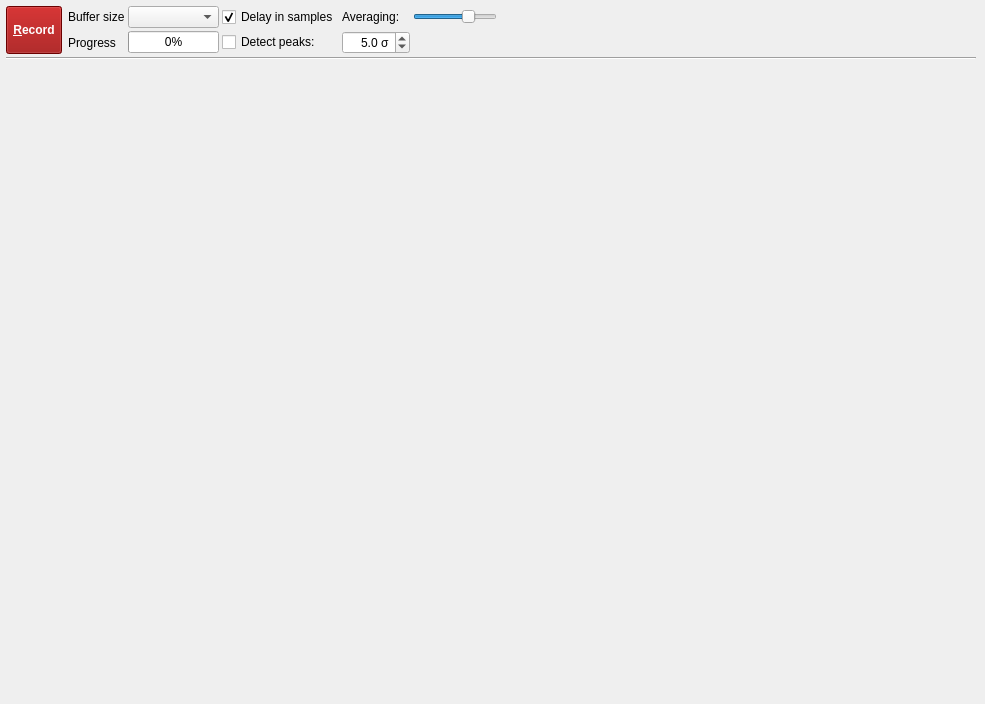
<?xml version="1.0" encoding="UTF-8"?>
<ui version="4.0">
 <class>FACTab</class>
 <widget class="QWidget" name="FACTab">
  <property name="geometry">
   <rect>
    <x>0</x>
    <y>0</y>
    <width>985</width>
    <height>704</height>
   </rect>
  </property>
  <property name="windowTitle">
   <string>Form</string>
  </property>
  <layout class="QGridLayout" name="gridLayout">
   <property name="leftMargin">
    <number>6</number>
   </property>
   <property name="topMargin">
    <number>6</number>
   </property>
   <property name="rightMargin">
    <number>6</number>
   </property>
   <property name="bottomMargin">
    <number>6</number>
   </property>
   <property name="spacing">
    <number>3</number>
   </property>
   <item row="1" column="1" rowspan="2">
    <widget class="QToolButton" name="recordButton">
     <property name="sizePolicy">
      <sizepolicy hsizetype="Fixed" vsizetype="Expanding">
       <horstretch>0</horstretch>
       <verstretch>0</verstretch>
      </sizepolicy>
     </property>
     <property name="font">
      <font>
       <weight>75</weight>
       <bold>true</bold>
      </font>
     </property>
     <property name="styleSheet">
      <string notr="true">background-color: #960000;
color: white;</string>
     </property>
     <property name="text">
      <string>&amp;Record</string>
     </property>
     <property name="checkable">
      <bool>true</bool>
     </property>
    </widget>
   </item>
   <item row="2" column="4">
    <widget class="QProgressBar" name="progressBar">
     <property name="sizePolicy">
      <sizepolicy hsizetype="Preferred" vsizetype="Fixed">
       <horstretch>0</horstretch>
       <verstretch>0</verstretch>
      </sizepolicy>
     </property>
     <property name="value">
      <number>0</number>
     </property>
    </widget>
   </item>
   <item row="1" column="9">
    <spacer name="horizontalSpacer">
     <property name="orientation">
      <enum>Qt::Horizontal</enum>
     </property>
     <property name="sizeHint" stdset="0">
      <size>
       <width>40</width>
       <height>20</height>
      </size>
     </property>
    </spacer>
   </item>
   <item row="1" column="3">
    <widget class="QLabel" name="label">
     <property name="text">
      <string>Buffer size</string>
     </property>
    </widget>
   </item>
   <item row="6" column="1" colspan="10">
    <widget class="Waveform" name="facWaveform">
     <property name="sizePolicy">
      <sizepolicy hsizetype="Expanding" vsizetype="Preferred">
       <horstretch>0</horstretch>
       <verstretch>0</verstretch>
      </sizepolicy>
     </property>
    </widget>
   </item>
   <item row="1" column="4">
    <widget class="QComboBox" name="facSizeCombo"/>
   </item>
   <item row="2" column="3">
    <widget class="QLabel" name="label_3">
     <property name="text">
      <string>Progress</string>
     </property>
    </widget>
   </item>
   <item row="3" column="1" colspan="9">
    <widget class="Line" name="line">
     <property name="orientation">
      <enum>Qt::Horizontal</enum>
     </property>
    </widget>
   </item>
   <item row="1" column="5">
    <widget class="QCheckBox" name="unitCheck">
     <property name="text">
      <string>Delay in samples</string>
     </property>
     <property name="checked">
      <bool>true</bool>
     </property>
    </widget>
   </item>
   <item row="2" column="5">
    <widget class="QCheckBox" name="detectPeaksCheck">
     <property name="text">
      <string>Detect peaks:</string>
     </property>
    </widget>
   </item>
   <item row="1" column="6">
    <widget class="QLabel" name="label_2">
     <property name="text">
      <string>Averaging:</string>
     </property>
    </widget>
   </item>
   <item row="1" column="8">
    <widget class="QSlider" name="averagingSlider">
     <property name="sizePolicy">
      <sizepolicy hsizetype="Preferred" vsizetype="Fixed">
       <horstretch>0</horstretch>
       <verstretch>0</verstretch>
      </sizepolicy>
     </property>
     <property name="maximum">
      <number>100</number>
     </property>
     <property name="value">
      <number>70</number>
     </property>
     <property name="orientation">
      <enum>Qt::Horizontal</enum>
     </property>
     <property name="tickPosition">
      <enum>QSlider::NoTicks</enum>
     </property>
     <property name="tickInterval">
      <number>1</number>
     </property>
    </widget>
   </item>
   <item row="2" column="6" colspan="2">
    <widget class="QDoubleSpinBox" name="sigmaSpin">
     <property name="alignment">
      <set>Qt::AlignRight|Qt::AlignTrailing|Qt::AlignVCenter</set>
     </property>
     <property name="suffix">
      <string> σ</string>
     </property>
     <property name="decimals">
      <number>1</number>
     </property>
     <property name="value">
      <double>5.000000000000000</double>
     </property>
    </widget>
   </item>
  </layout>
 </widget>
 <customwidgets>
  <customwidget>
   <class>Waveform</class>
   <extends>QFrame</extends>
   <header>Waveform.h</header>
   <container>1</container>
  </customwidget>
 </customwidgets>
 <resources/>
 <connections/>
</ui>
